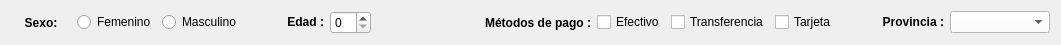
       <widget class="QWidget" name="layoutWidget">
        <property name="geometry">
         <rect>
          <x>57</x>
          <y>188</y>
          <width>1061</width>
          <height>22</height>
         </rect>
        </property>
        <layout class="QGridLayout" name="gridLayout_5">
         <item row="0" column="0">
          <widget class="QLabel" name="lblSexo">
           <property name="sizePolicy">
            <sizepolicy hsizetype="Fixed" vsizetype="Preferred">
             <horstretch>0</horstretch>
             <verstretch>0</verstretch>
            </sizepolicy>
           </property>
           <property name="maximumSize">
            <size>
             <width>60</width>
             <height>16777215</height>
            </size>
           </property>
           <property name="font">
            <font>
             <weight>75</weight>
             <bold>true</bold>
            </font>
           </property>
           <property name="layoutDirection">
            <enum>Qt::LeftToRight</enum>
           </property>
           <property name="autoFillBackground">
            <bool>false</bool>
           </property>
           <property name="text">
            <string>Sexo:</string>
           </property>
           <property name="alignment">
            <set>Qt::AlignCenter</set>
           </property>
          </widget>
         </item>
         <item row="0" column="6">
          <spacer name="horizontalSpacer_6">
           <property name="orientation">
            <enum>Qt::Horizontal</enum>
           </property>
           <property name="sizeType">
            <enum>QSizePolicy::Maximum</enum>
           </property>
           <property name="sizeHint" stdset="0">
            <size>
             <width>40</width>
             <height>20</height>
            </size>
           </property>
          </spacer>
         </item>
         <item row="0" column="1">
          <widget class="QRadioButton" name="rbtFem">
           <property name="sizePolicy">
            <sizepolicy hsizetype="Fixed" vsizetype="Fixed">
             <horstretch>0</horstretch>
             <verstretch>0</verstretch>
            </sizepolicy>
           </property>
           <property name="text">
            <string>Femenino</string>
           </property>
           <attribute name="buttonGroup">
            <string notr="true">GrpBtnSex</string>
           </attribute>
          </widget>
         </item>
         <item row="0" column="2">
          <widget class="QRadioButton" name="rbtMasc">
           <property name="sizePolicy">
            <sizepolicy hsizetype="Fixed" vsizetype="Fixed">
             <horstretch>0</horstretch>
             <verstretch>0</verstretch>
            </sizepolicy>
           </property>
           <property name="text">
            <string>Masculino</string>
           </property>
           <attribute name="buttonGroup">
            <string notr="true">GrpBtnSex</string>
           </attribute>
          </widget>
         </item>
         <item row="0" column="8">
          <widget class="QCheckBox" name="chkEfect">
           <property name="sizePolicy">
            <sizepolicy hsizetype="Fixed" vsizetype="Fixed">
             <horstretch>0</horstretch>
             <verstretch>0</verstretch>
            </sizepolicy>
           </property>
           <property name="text">
            <string>Efectivo</string>
           </property>
           <attribute name="buttonGroup">
            <string notr="true">grbtnPay</string>
           </attribute>
          </widget>
         </item>
         <item row="0" column="4">
          <widget class="QLabel" name="lblEdad">
           <property name="sizePolicy">
            <sizepolicy hsizetype="Fixed" vsizetype="Preferred">
             <horstretch>0</horstretch>
             <verstretch>0</verstretch>
            </sizepolicy>
           </property>
           <property name="text">
            <string>&lt;html&gt;&lt;head/&gt;&lt;body&gt;&lt;p align=&quot;right&quot;&gt;&lt;span style=&quot; font-weight:600;&quot;&gt;Edad :&lt;/span&gt;&lt;/p&gt;&lt;/body&gt;&lt;/html&gt;</string>
           </property>
          </widget>
         </item>
         <item row="0" column="5">
          <widget class="QSpinBox" name="spinEdad">
           <property name="sizePolicy">
            <sizepolicy hsizetype="Fixed" vsizetype="Fixed">
             <horstretch>0</horstretch>
             <verstretch>0</verstretch>
            </sizepolicy>
           </property>
          </widget>
         </item>
         <item row="0" column="7">
          <widget class="QLabel" name="lblPago">
           <property name="sizePolicy">
            <sizepolicy hsizetype="Preferred" vsizetype="Preferred">
             <horstretch>0</horstretch>
             <verstretch>0</verstretch>
            </sizepolicy>
           </property>
           <property name="font">
            <font>
             <weight>75</weight>
             <bold>true</bold>
            </font>
           </property>
           <property name="text">
            <string>Métodos de pago :</string>
           </property>
           <property name="alignment">
            <set>Qt::AlignRight|Qt::AlignTrailing|Qt::AlignVCenter</set>
           </property>
          </widget>
         </item>
         <item row="0" column="12">
          <widget class="QLabel" name="lblProv">
           <property name="sizePolicy">
            <sizepolicy hsizetype="Fixed" vsizetype="Preferred">
             <horstretch>0</horstretch>
             <verstretch>0</verstretch>
            </sizepolicy>
           </property>
           <property name="text">
            <string>&lt;html&gt;&lt;head/&gt;&lt;body&gt;&lt;p&gt;&lt;span style=&quot; font-weight:600;&quot;&gt;Provincia :&lt;/span&gt;&lt;/p&gt;&lt;/body&gt;&lt;/html&gt;</string>
           </property>
           <property name="alignment">
            <set>Qt::AlignRight|Qt::AlignTrailing|Qt::AlignVCenter</set>
           </property>
          </widget>
         </item>
         <item row="0" column="10">
          <widget class="QCheckBox" name="chkTar">
           <property name="sizePolicy">
            <sizepolicy hsizetype="Fixed" vsizetype="Fixed">
             <horstretch>0</horstretch>
             <verstretch>0</verstretch>
            </sizepolicy>
           </property>
           <property name="text">
            <string>Tarjeta</string>
           </property>
           <attribute name="buttonGroup">
            <string notr="true">grbtnPay</string>
           </attribute>
          </widget>
         </item>
         <item row="0" column="3">
          <spacer name="horizontalSpacer_7">
           <property name="orientation">
            <enum>Qt::Horizontal</enum>
           </property>
           <property name="sizeType">
            <enum>QSizePolicy::Preferred</enum>
           </property>
           <property name="sizeHint" stdset="0">
            <size>
             <width>40</width>
             <height>20</height>
            </size>
           </property>
          </spacer>
         </item>
         <item row="0" column="9">
          <widget class="QCheckBox" name="chkTransf">
           <property name="sizePolicy">
            <sizepolicy hsizetype="Fixed" vsizetype="Fixed">
             <horstretch>0</horstretch>
             <verstretch>0</verstretch>
            </sizepolicy>
           </property>
           <property name="text">
            <string>Transferencia</string>
           </property>
           <attribute name="buttonGroup">
            <string notr="true">grbtnPay</string>
           </attribute>
          </widget>
         </item>
         <item row="0" column="13">
          <widget class="QComboBox" name="cmbProv">
           <property name="sizePolicy">
            <sizepolicy hsizetype="Fixed" vsizetype="Fixed">
             <horstretch>0</horstretch>
             <verstretch>0</verstretch>
            </sizepolicy>
           </property>
           <property name="maximumSize">
            <size>
             <width>100</width>
             <height>16777215</height>
            </size>
           </property>
           <property name="styleSheet">
            <string notr="true">background-color: rgb(255, 255, 255);</string>
           </property>
          </widget>
         </item>
         <item row="0" column="11">
          <spacer name="horizontalSpacer_8">
           <property name="orientation">
            <enum>Qt::Horizontal</enum>
           </property>
           <property name="sizeType">
            <enum>QSizePolicy::Minimum</enum>
           </property>
           <property name="sizeHint" stdset="0">
            <size>
             <width>40</width>
             <height>20</height>
            </size>
           </property>
          </spacer>
         </item>
        </layout>
       </widget>
